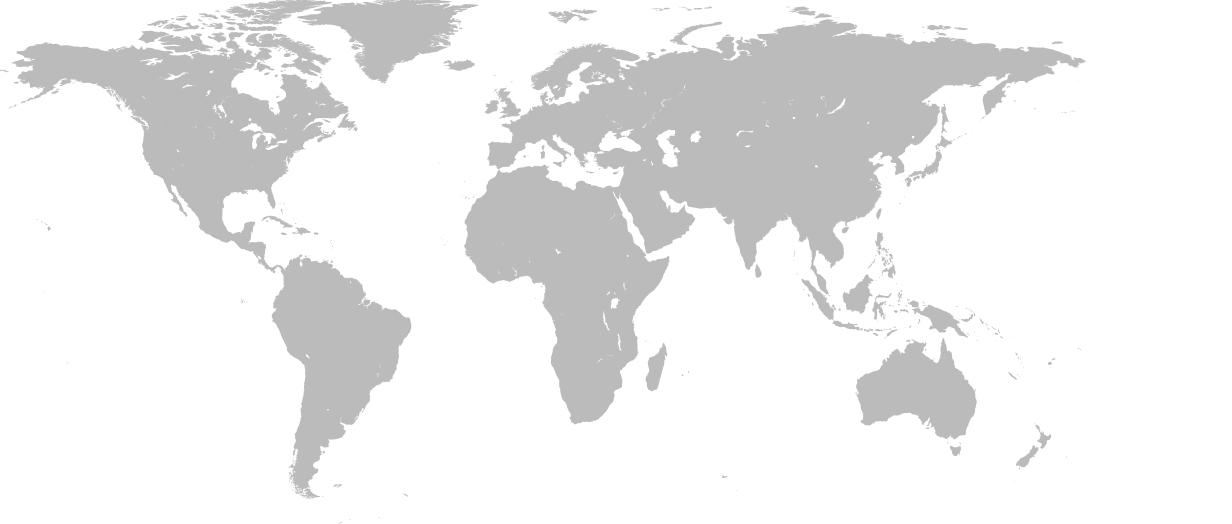
#> input picture showcases/ConvexHull/sample.jpg, 1232 x 524 px, given in place of example_02.png, which was not available
$ python image_volumetric.py   (older library calls are emulated)
#> lines starting #> are read from the running program, lines starting #| are printed output that depends on the picture; after the words box and inside, x2 and y2 are one past the last pixel; in counts of white or black regions, pixels touching at a corner belong together; pictures that were not available may be replaced by others from this repository, and a replacement may not be noted
#> further down, image is the input picture: shape (524, 1232, 3); min 167, max 255, mean 237.6
#> (printed output is left out)
### com/ml/utils/dimension.py
from scipy.spatial import distance as dist
from imutils import perspective
from imutils import contours
import numpy as np
import argparse
import imutils
import cv2


class Dimension:

    def __init__(self, image, width):
        self.image = image  # load the mage
        self.width = width  # width of left most image

    def getDimension(self):
        image = self.image
        retObjectArr = []

        gray = cv2.cvtColor(image, cv2.COLOR_BGR2GRAY)
        gray = cv2.GaussianBlur(gray, (7, 7), 0)

        # perform edge detection, then perform a dilation + erosion to
        # close gaps in between object edges
        edged = cv2.Canny(gray, 50, 100)
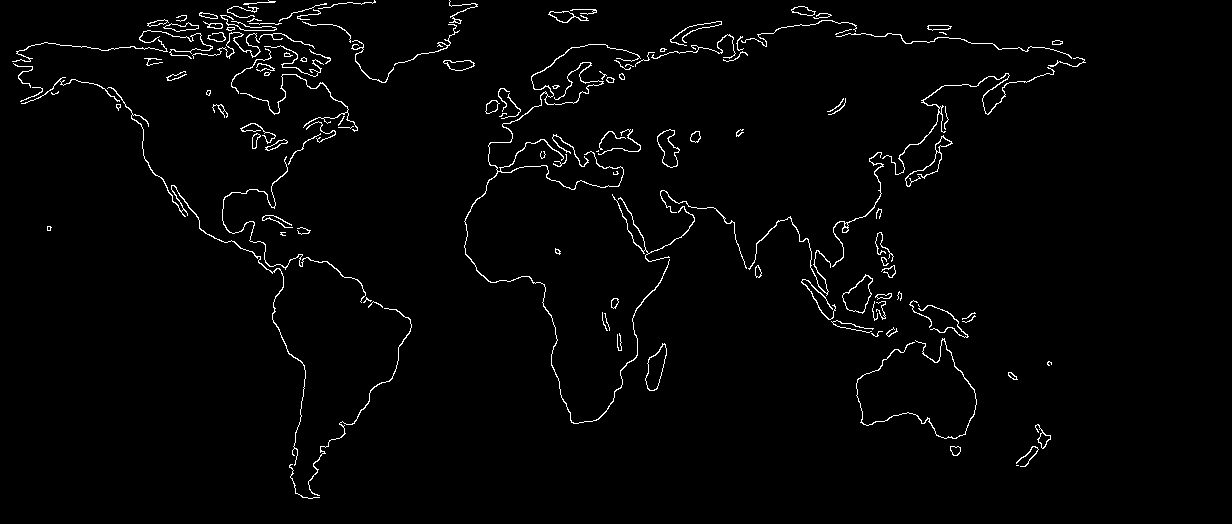
#> edged: shape (524, 1232); 2% white in thin lines or dots, all inside (x1, y1, x2, y2) = (12, 0, 1086, 499)
        edged = cv2.dilate(edged, None, iterations=1)
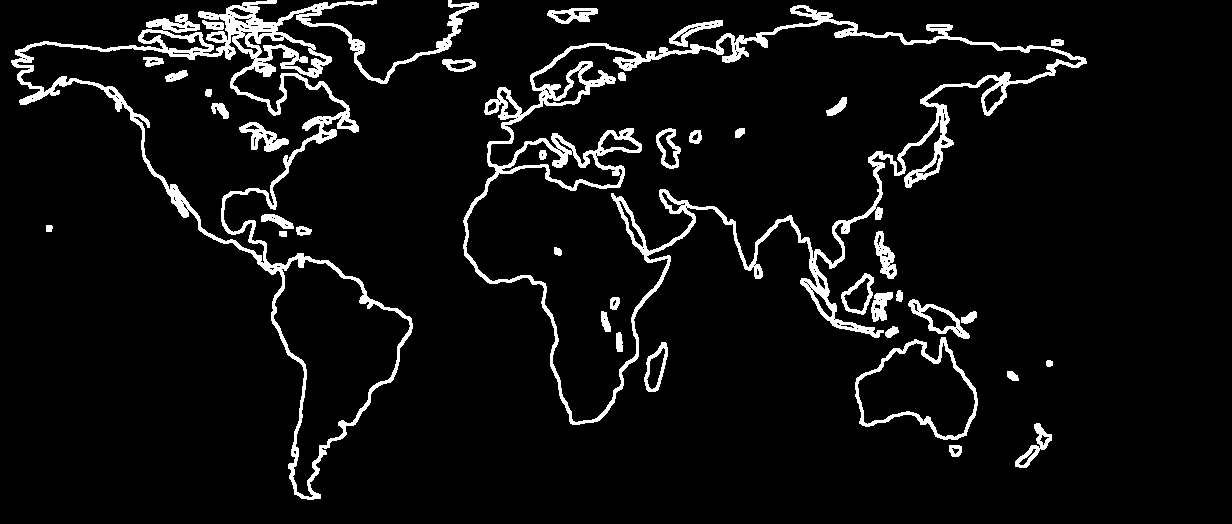
#> edged: shape (524, 1232); 6.4% white; 39 white regions, largest, box (x1, y1, x2, y2) and area: (463, 5, 1087, 425) 16710, (11, 0, 479, 500) 15121, (855, 337, 978, 440) 1569
        edged = cv2.erode(edged, None, iterations=1)
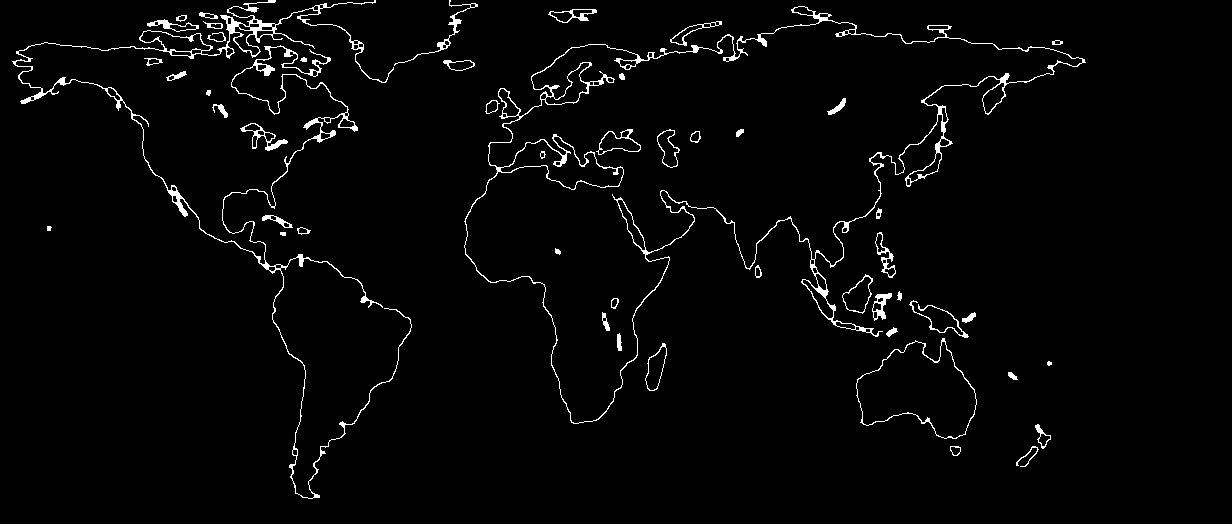
#> edged: shape (524, 1232); 2.5% white in thin lines or dots, all inside (x1, y1, x2, y2) = (12, 0, 1086, 499)

        # find contours in the edge map
        cnts = cv2.findContours(edged.copy(), cv2.RETR_EXTERNAL,
                                cv2.CHAIN_APPROX_SIMPLE)
#> cnts = 39 contours, 6 with area under 20; largest, box (x1, y1, x2, y2) and area: (464, 6, 1086, 424) 103552, (856, 338, 977, 439) 7476, (12, 0, 412, 499) 4264, (842, 274, 873, 314) 656, (645, 343, 667, 391) 556
        cnts = imutils.grab_contours(cnts)

        # sort the contours from left-to-right and initialize the
        # 'pixels per metric' calibration variable
        (cnts, _) = contours.sort_contours(cnts)
        pixelsPerMetric = None


        # loop over the contours individually
        for c in cnts:
            # if the contour is not sufficiently large, ignore it
            if cv2.contourArea(c) < 100:
                continue

            # compute the rotated bounding box of the contour
            orig = image.copy()
            box = cv2.minAreaRect(c)
            box = cv2.cv.BoxPoints(box) if imutils.is_cv2() else cv2.boxPoints(box)
            box = np.array(box, dtype="int")

            # order the points in the contour such that they appear
            # in top-left, top-right, bottom-right, and bottom-left
            # order, then draw the outline of the rotated bounding
            # box
            box = perspective.order_points(box)
            cv2.drawContours(orig, [box.astype("int")], -1, (0, 255, 0), 2)

            # loop over the original points and draw them
            for (x, y) in box:
                cv2.circle(orig, (int(x), int(y)), 5, (0, 0, 255), -1)

            # unpack the ordered bounding box, then compute the midpoint
            # between the top-left and top-right coordinates, followed by
            # the midpoint between bottom-left and bottom-right coordinates
            (tl, tr, br, bl) = box
            (tltrX, tltrY) = self.midpoint(tl, tr)
            (blbrX, blbrY) = self.midpoint(bl, br)

            # compute the midpoint between the top-left and top-right points,
            # followed by the midpoint between the top-righ and bottom-right
            (tlblX, tlblY) = self.midpoint(tl, bl)
            (trbrX, trbrY) = self.midpoint(tr, br)

            # draw the midpoints on the image
            cv2.circle(orig, (int(tltrX), int(tltrY)), 5, (255, 0, 0), -1)
            cv2.circle(orig, (int(blbrX), int(blbrY)), 5, (255, 0, 0), -1)
            cv2.circle(orig, (int(tlblX), int(tlblY)), 5, (255, 0, 0), -1)
            cv2.circle(orig, (int(trbrX), int(trbrY)), 5, (255, 0, 0), -1)

            # draw lines between the midpoints
            cv2.line(orig, (int(tltrX), int(tltrY)), (int(blbrX), int(blbrY)),
                     (255, 0, 255), 2)
            cv2.line(orig, (int(tlblX), int(tlblY)), (int(trbrX), int(trbrY)),
                     (255, 0, 255), 2)

            # compute the Euclidean distance between the midpoints
            dA = dist.euclidean((tltrX, tltrY), (blbrX, blbrY))
            dB = dist.euclidean((tlblX, tlblY), (trbrX, trbrY))

            # if the pixels per metric has not been initialized, then
            # compute it as the ratio of pixels to supplied metric
            # (in this case, inches)
            if pixelsPerMetric is None:
                pixelsPerMetric = dB / self.width

            # compute the size of the object
            dimA = dA / pixelsPerMetric
            dimB = dB / pixelsPerMetric

            # draw the object sizes on the image
            cv2.putText(orig, "{:.1f}in".format(dimA),
                        (int(tltrX - 15), int(tltrY - 10)), cv2.FONT_HERSHEY_SIMPLEX,
                        0.65, (255, 255, 255), 2)
            cv2.putText(orig, "{:.1f}in".format(dimB),
                        (int(trbrX + 10), int(trbrY)), cv2.FONT_HERSHEY_SIMPLEX,
                        0.65, (255, 255, 255), 2)

            retObjectArr.append((orig))
#> this loop made 39 passes
#> (tl, tr, br, bl, tltrX, tltrY, blbrX, blbrY) on pass 1: ([9, 48], [375, -22], [471, 467], [105, 538], 192, 13, 288, 502.5)
#> (tl, tr, br, bl, tltrX, tltrY, blbrX, blbrY) on passes 4, 12, 13, 17, 18, 19: ([147, 16], [198, 23], [197, 33], [146, 27], 172.5, 19.5, 171.5, 30), ([245, 117], [287, 140], [276, 161], [234, 138], 266, 128.5, 255, 149.5), ([263, 212], [293, 221], [291, 229], [261, 219], 278, 216.5, 276, 224), ([393, 64], [458, -11], [481, 7], [415, 83], 425.5, 26.5, 448, 45), ([443, 60], [474, 60], [474, 70], [443, 70], 458.5, 60, 458.5, 70), ([416, 93], [1038, -92], [1143, 256], [521, 442], 727, 0.5, 832, 349)
#> after the loop, pixelsPerMetric = 392.3; retObjectArr = 16 items

            # # show the output image
            # cv2.imshow("Image", orig)
            # cv2.waitKey(0)

        return retObjectArr


    def midpoint(self, ptA, ptB):
        return ((ptA[0] + ptB[0]) * 0.5, (ptA[1] + ptB[1]) * 0.5)

### showcases/image_volumetric.py
from com.ml.utils.dimension import Dimension
import cv2

image = cv2.imread("../test-data/input/example_02.png")
print(image)
dm = Dimension(image=image, width=0.95)
objArr = dm.getDimension()
#> objArr = 16 items

for obj in objArr:
    # show the output image
    cv2.imshow("Image", obj)
    cv2.waitKey(0)
#> this loop made 16 passes
#> pass 1, `cv2.imshow("Image", obj)`:
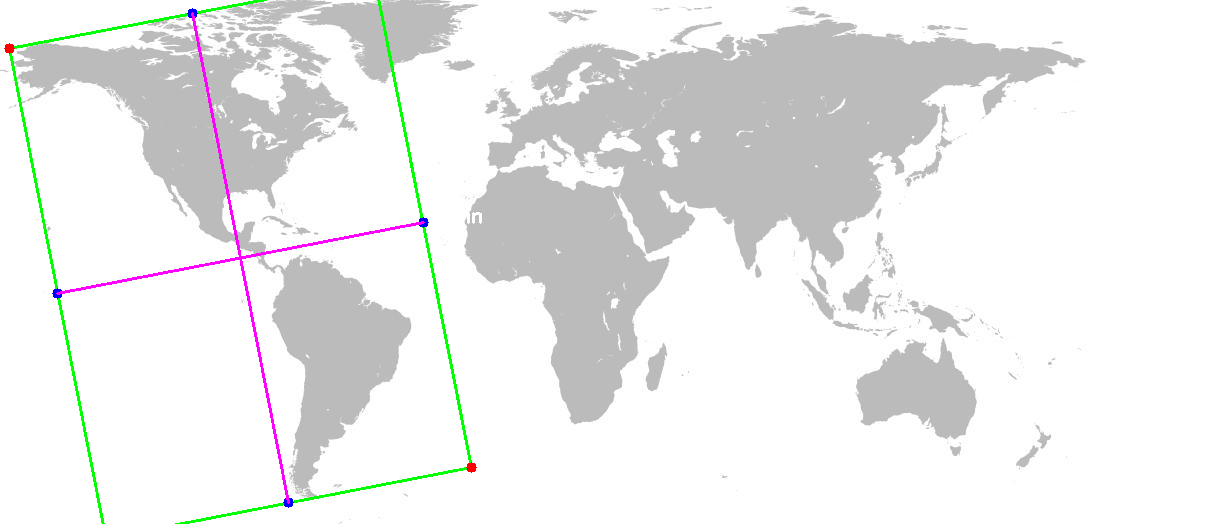
#> window 'Image': shape (524, 1232, 3); mean B, G, R 235.9, 236.5, 235.9
#> pass 2, `cv2.imshow("Image", obj)`:
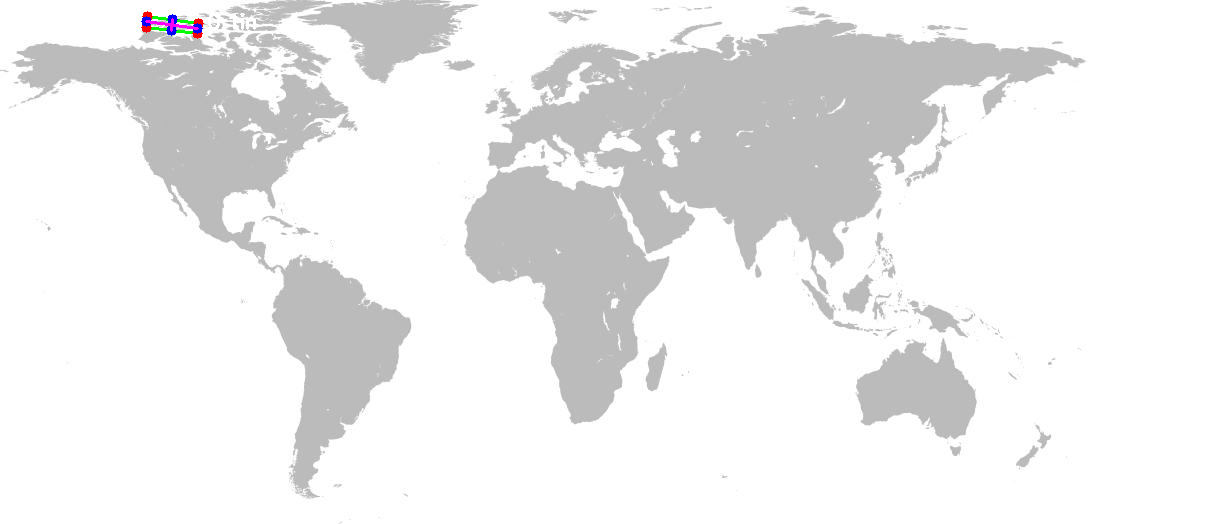
#> window 'Image': shape (524, 1232, 3); mean B, G, R 237.4, 237.3, 237.4
